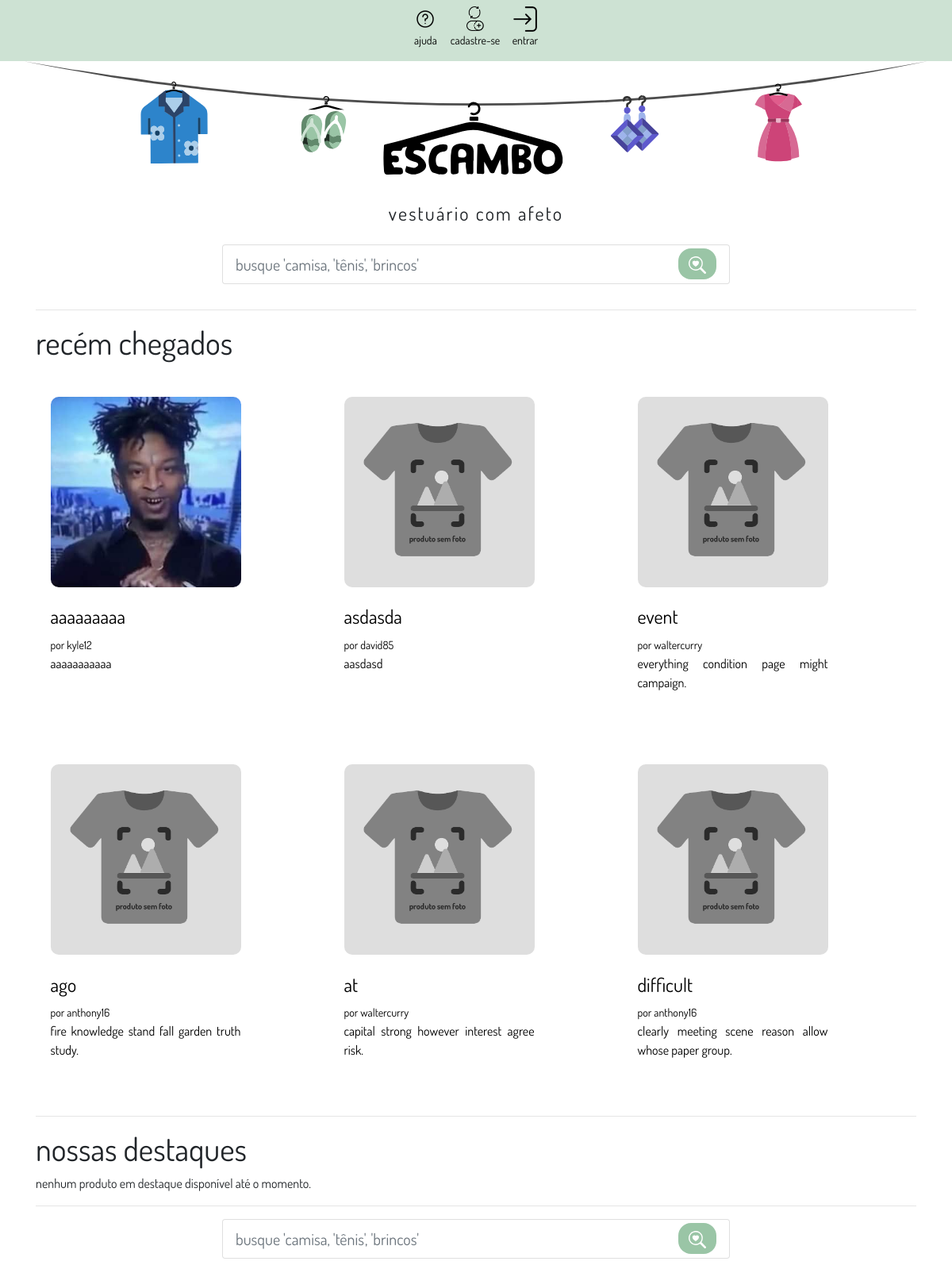
The app's page / (upper part), older data.
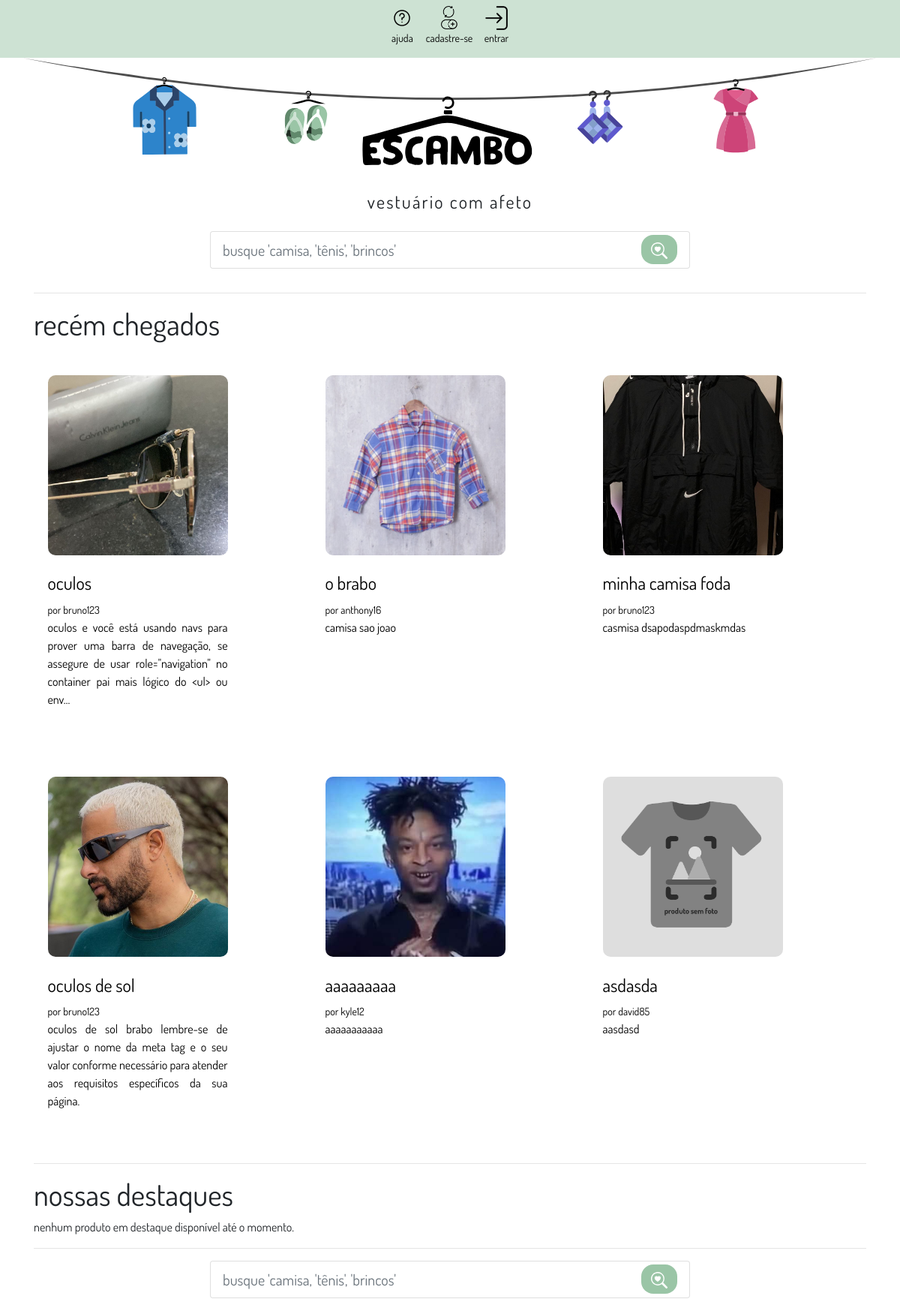
The same page, newer data.
### app_escambo/models.py (models this page shows, shortened)
class Produto(models.Model):
    STATUS_CHOICES = (
        ('ruim', 'Ruim'),
        ('ok', 'Ok'),
        ('bom', 'Bom'),
        ('ótimo', 'Ótimo'),
        ('excelente', 'Excelente'),
    )
    nome = models.CharField(max_length=100)
    descricao_afetiva = models.CharField(max_length=500)
    estado_produto = models.CharField(max_length=20, choices=STATUS_CHOICES, default='bom')
    categoria = models.ForeignKey(Categoria, on_delete=models.CASCADE)
    destaque = models.BooleanField(default=False)
    status_trocado = models.BooleanField(default=False)
    usuario_proprietario = models.ForeignKey(Escambador, on_delete=models.CASCADE)

class Foto (models.Model):
    produto = models.ForeignKey(Produto, on_delete=models.CASCADE)
    imagem = models.ImageField(upload_to='escambo/produto_fotos/', null=True, blank=True)

class Escambador(models.Model):
    user = models.OneToOneField(User, on_delete=models.CASCADE)
    cpf = models.CharField(max_length=14, blank=True)
    endereco = models.CharField(max_length=255)
    telefone = PhoneNumberField(blank=True)
    foto = models.ImageField(upload_to='escambo/usuario_fotos', null=True, blank=True)
    ativos = models.IntegerField(default=0)
    avaliacao = models.FloatField(default=5)

### app_escambo/views.py (the view)
# urls.py: path('', views.EscabadorView.index, name='index'),
    def index(request):
        dao = produtoDao()
        return render(request, 'escambo/index.html', dao.listarProdutosCategorias())

### app_escambo/dao.py (called while the page is built)
    def listarProdutosCategorias(self):
        produtos = Produto.objects.exclude(status_trocado=True).order_by('-id')
        categorias = Categoria.objects.all()
        destaques = Produto.objects.filter(destaque=True).order_by('-id')
        context = {
            'produtos': produtos,
            'categorias': categorias,
            'destaques': destaques
        }
        return context

### app_escambo/templates/escambo/index.html (shortened to what the changed rows need)
{% extends 'escambo/base.html' %}
{% load static %}
{% block conteudo %}
<div class="container">
    <h1>recém chegados</h1>
    {% if produtos %}
        <div>
            <div class="container-postagem">
                {% for produto in produtos %}
                {% if forloop.counter <= 6 %}
                <div class="foto-container" style="position: relative; flex: 0 0 33.33%; margin-bottom: 20px;">
                    <div class="foto" style="display: block; max-width: 100%;">
                    <a href="{% url 'escambo:detalhe_produto' produto.id %}">
                        {% if produto.foto_set.all %}
                        <img class="postagem" src="{{ produto.foto_set.first.imagem.url }}">
                        {% else %}
                        <img class="postagem" src="{% static 'escambo/img/produto/produto_padrao_foto.png' %}">
                        {% endif %}
                        <h4 style="margin-top: 7%;">{{ produto.nome }}</h4>
                        <small>por {{ produto.usuario_proprietario.user.username }}</small>
                        <p class="group inner list-group-item-text" style="width: 30vh; text-align: justify;">
                            {{produto.descricao_afetiva|truncatechars:150 }}</p>
                    </a>
                </div>
            </div>
            {% endif %}
            {% endfor %}
        </div>
    {% else %}
    <p>Nenhum produto disponível para esta categoria.</p>
    {% endif %}
    <h1>nossas destaques</h1>
</div>
{% endblock %}

Row changes from the older to the newer data that the page shows:
no longer on this page (row unchanged): Produto: nome "event", usuario_proprietario.user.username "waltercurry", descricao_afetiva "everything condition page might campaign."
no longer on this page (row unchanged): Produto: nome "ago", usuario_proprietario.user.username "anthony16", descricao_afetiva "fire knowledge stand fall garden truth study."
no longer on this page (row unchanged): Produto: nome "at", usuario_proprietario.user.username "waltercurry", descricao_afetiva "capital strong however interest agree risk."
no longer on this page (row unchanged): Produto: nome "difficult", usuario_proprietario.user.username "anthony16", descricao_afetiva "clearly meeting scene reason allow whose paper group."
added Produto: foto_set.first.imagem (picture), nome "oculos", usuario_proprietario.user.username "bruno123", descricao_afetiva "oculos e você está usando navs para prover uma barra de navegação, se assegure de usar role=\"navigation\" no container pai mais lógico do <ul> ou env…"
added Produto: foto_set.first.imagem (picture), nome "o brabo", usuario_proprietario.user.username "anthony16", descricao_afetiva "camisa sao joao"
added Produto: foto_set.first.imagem (picture), nome "minha camisa foda", usuario_proprietario.user.username "bruno123", descricao_afetiva "casmisa dsapodaspdmaskmdas"
added Produto: foto_set.first.imagem (picture), nome "oculos de sol", usuario_proprietario.user.username "bruno123", descricao_afetiva "oculos de sol brabo lembre-se de ajustar o nome da meta tag e o seu valor conforme necessário para atender aos requisitos específicos da sua página."
